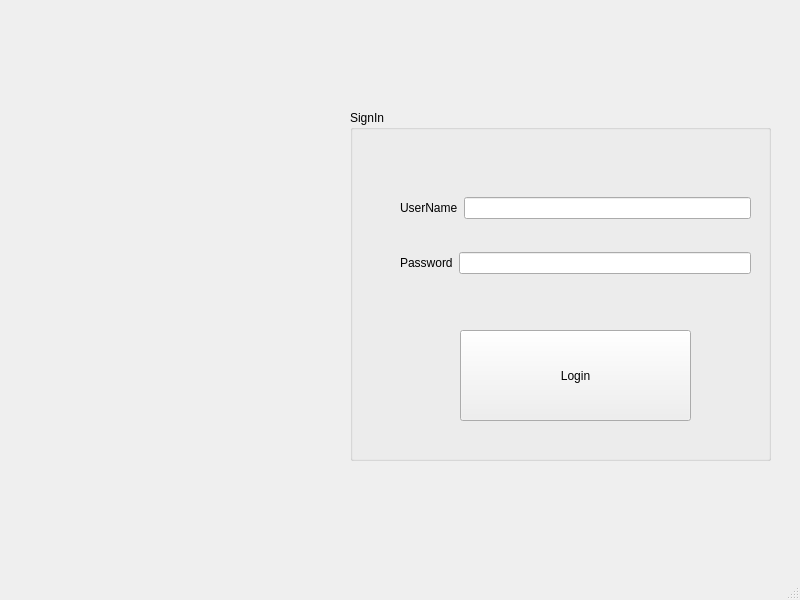
<?xml version="1.0" encoding="UTF-8"?>
<ui version="4.0">
 <class>MainWindow</class>
 <widget class="QMainWindow" name="MainWindow">
  <property name="geometry">
   <rect>
    <x>0</x>
    <y>0</y>
    <width>800</width>
    <height>600</height>
   </rect>
  </property>
  <property name="windowTitle">
   <string>MainWindow</string>
  </property>
  <widget class="QWidget" name="centralwidget">
   <widget class="QGroupBox" name="groupBox">
    <property name="geometry">
     <rect>
      <x>350</x>
      <y>110</y>
      <width>421</width>
      <height>351</height>
     </rect>
    </property>
    <property name="title">
     <string>SignIn</string>
    </property>
    <widget class="QPushButton" name="pushButton_Login">
     <property name="geometry">
      <rect>
       <x>110</x>
       <y>220</y>
       <width>231</width>
       <height>91</height>
      </rect>
     </property>
     <property name="sizePolicy">
      <sizepolicy hsizetype="Preferred" vsizetype="Preferred">
       <horstretch>0</horstretch>
       <verstretch>0</verstretch>
      </sizepolicy>
     </property>
     <property name="text">
      <string>Login</string>
     </property>
    </widget>
    <widget class="QWidget" name="">
     <property name="geometry">
      <rect>
       <x>50</x>
       <y>60</y>
       <width>351</width>
       <height>131</height>
      </rect>
     </property>
     <layout class="QVBoxLayout" name="verticalLayout">
      <item>
       <layout class="QHBoxLayout" name="horizontalLayout">
        <item>
         <widget class="QLabel" name="label">
          <property name="text">
           <string>UserName</string>
          </property>
         </widget>
        </item>
        <item>
         <widget class="QLineEdit" name="lineEdit_username"/>
        </item>
       </layout>
      </item>
      <item>
       <layout class="QHBoxLayout" name="horizontalLayout_2">
        <item>
         <widget class="QLabel" name="label_2">
          <property name="text">
           <string>Password</string>
          </property>
         </widget>
        </item>
        <item>
         <widget class="QLineEdit" name="lineEdit_password"/>
        </item>
       </layout>
      </item>
     </layout>
    </widget>
   </widget>
   <widget class="QLabel" name="label_pic">
    <property name="geometry">
     <rect>
      <x>50</x>
      <y>100</y>
      <width>241</width>
      <height>361</height>
     </rect>
    </property>
    <property name="text">
     <string/>
    </property>
   </widget>
  </widget>
  <widget class="QMenuBar" name="menubar">
   <property name="geometry">
    <rect>
     <x>0</x>
     <y>0</y>
     <width>800</width>
     <height>22</height>
    </rect>
   </property>
  </widget>
  <widget class="QStatusBar" name="statusbar"/>
 </widget>
 <resources/>
 <connections/>
</ui>
